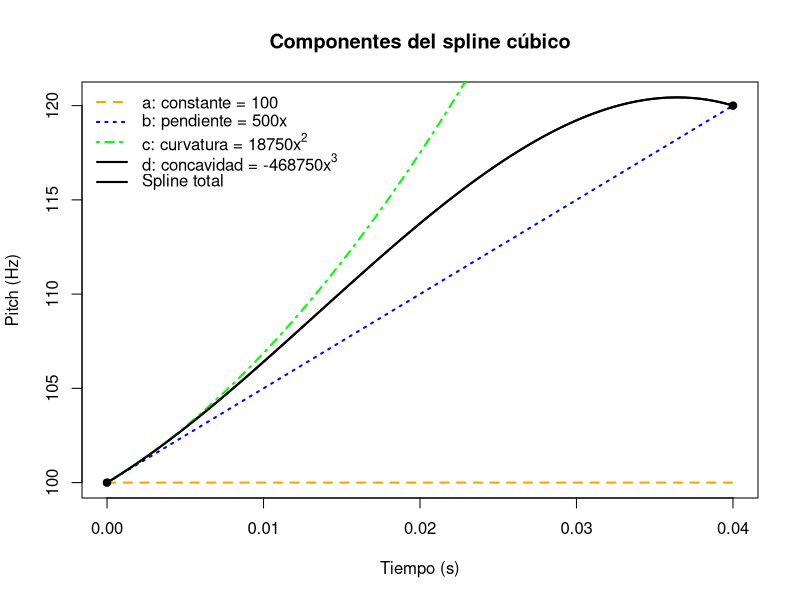
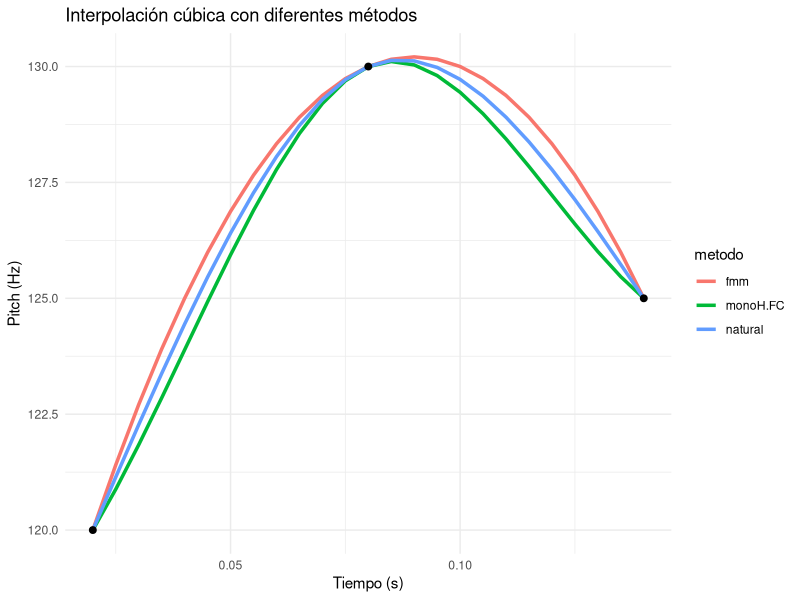

Reproduce these figures in R, in order.
## ---- chunk 1
# Datos de entrada
x1 <- 0.00
y1 <- 100

x2 <- 0.04
y2 <- 120

x3 <- 0.08
y3 <- 110

# Derivadas por pendiente secante
m1 <- (y2 - y1) / (x2 - x1)  # 500
m2 <- (y3 - y2) / (x3 - x2)  # -250

# Coeficientes a y b son directos
a <- y1
b <- (y2 - y1) / (x2 - x1)

# Sistema lineal:
# ch^2 + dh^3 = y2 - a - bh
# 2ch + 3dh^2 = m2 - b

h <- x2 - x1

rhs1 <- y2 - a - b * h         # lado derecho de eq. 2
rhs2 <- m2 - b                 # lado derecho de eq. 4

# Matriz de coeficientes
A <- matrix(c(h^2, h^3,
              2*h, 3*h^2), nrow = 2, byrow = TRUE)

rhs <- c(rhs1, rhs2)

# Resolver
sol <- solve(A, rhs)
c <- sol[1]
d <- sol[2]


# Intervalo de interés
x_vals <- seq(0, 0.04, length.out = 1000)

# Componentes individuales
a_part <- a
b_part <- b * x_vals
c_part <- c * x_vals^2
d_part <- d * x_vals^3
spline_total <- a + b_part + c_part + d_part

## ---- chunk 2
#| label: fig-spline-componentes
#| fig-cap: |
#|   Construcción progresiva de un spline cúbico.  
#|   La curva negra representa el spline total ajustado entre los puntos \((0.00,\ 100)\) y \((0.04,\ 120)\), mientras que las líneas de colores muestran la contribución sucesiva de cada término:  
#|   naranja (\(a\), constante), azul (\(b\), pendiente), verde (\(c\), curvatura).  
#|   La concavidad (\(d\)) se incorpora en la forma final.  
#|   Cada componente se añade de forma acumulativa, permitiendo visualizar su efecto geométrico sobre la curva.


# Plot base: spline completo
plot(x_vals, spline_total, type = "l", lwd = 2, col = "black",
     ylab = "Pitch (Hz)", xlab = "Tiempo (s)", main = "Componentes del spline cúbico")

# Componentes individuales
lines(x_vals, rep(a_part, length(x_vals)), col = "orange", lwd = 2, lty = 2)     # a
lines(x_vals, a + b_part, col = "blue", lwd = 2, lty = 3)                        # a + bx
lines(x_vals, a + b_part + c_part, col = "green", lwd = 2, lty = 4)             # + cx^2
lines(x_vals, spline_total, col = "black", lwd = 2)                              # completo

# Puntos originales
points(c(0.00, 0.04), c(100, 120), pch = 19)

# Leyenda
legend("topleft", legend = c(
  expression(paste("a: constante = ", 100)),
  expression(paste("b: pendiente = 500x")),
  expression(paste("c: curvatura = 18750x"^2)),
  expression(paste("d: concavidad = -468750x"^3)),
  "Spline total"
), col = c("orange", "blue", "green", "black", "black"),
   lty = c(2, 3, 4, 1, 1), lwd = 2, bty = "n")


## ---- chunk 3
library(ggplot2)

# Puntos reales
t <- c(0.02, 0.08, 0.14)
y <- c(120, 130, 125)

# Rejilla de destino
tiempo_interp <- seq(0.02, 0.14, by = 0.005)

# Interpoladores
spline_fmm <- splinefun(t, y, method = "fmm")
spline_nat <- splinefun(t, y, method = "natural")
spline_fc  <- splinefun(t, y, method = "monoH.FC")

df <- data.frame(
  t = rep(tiempo_interp, 3),
  pitch = c(spline_fmm(tiempo_interp), spline_nat(tiempo_interp), spline_fc(tiempo_interp)),
  metodo = rep(c("fmm", "natural", "monoH.FC"), each = length(tiempo_interp))
)

ggplot(df, aes(x = t, y = pitch, color = metodo)) +
  geom_line(size = 1.2) +
  geom_point(data = data.frame(t = t, y = y), aes(x = t, y = y), inherit.aes = FALSE, color = "black", size = 2) +
  theme_minimal() +
  labs(title = "Interpolación cúbica con diferentes métodos",
       x = "Tiempo (s)", y = "Pitch (Hz)")
